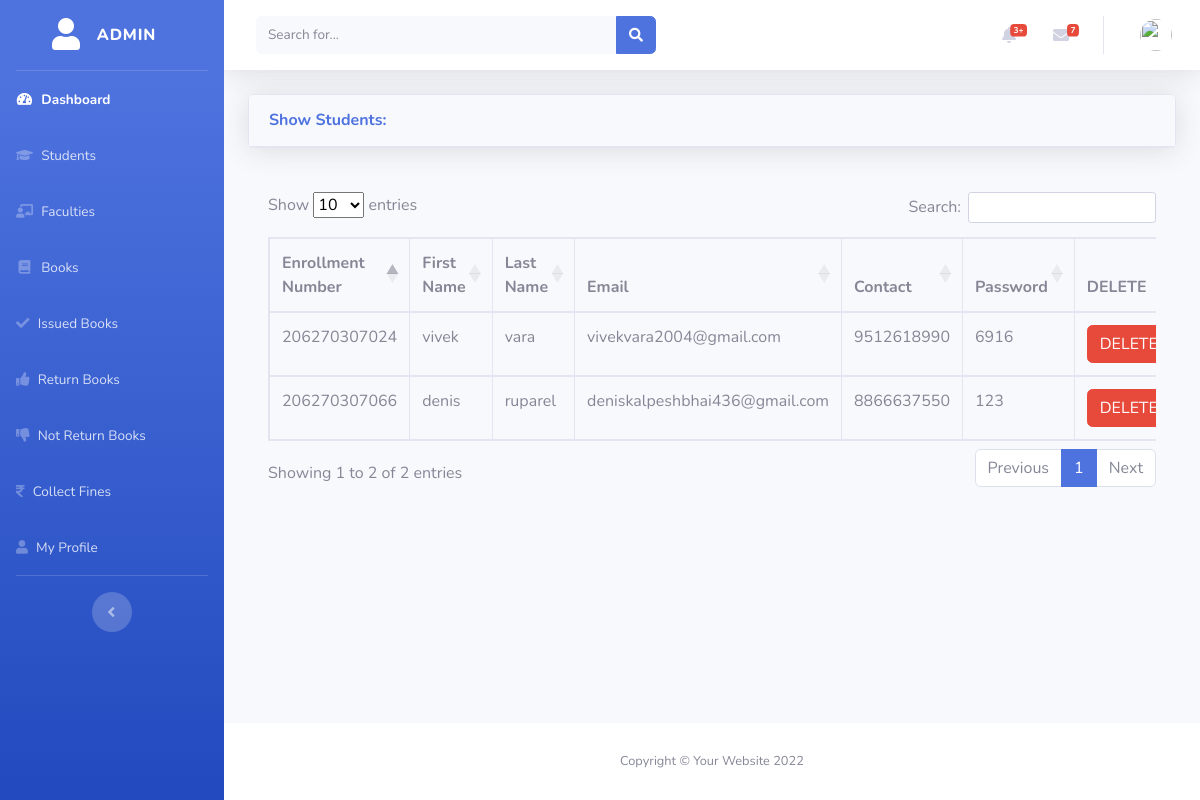
The page /show_students.php on the database its author committed.
### tables this page shows
CREATE TABLE IF NOT EXISTS `register` (
  `enrollment_number` bigint NOT NULL,
  `first_name` varchar(30) NOT NULL,
  `last_name` varchar(30) NOT NULL,
  `email` varchar(30) NOT NULL,
  `contact` bigint NOT NULL,
  `password` varchar(15) NOT NULL,
  `activation` varchar(100) NOT NULL,
  PRIMARY KEY (`enrollment_number`)
);

### show_students.php (the view, shortened to what this page needs)
<?php
include('admin/header.php');
include('admin/navbar.php');
include('security.php');
?>
<div class="container-fluid">
<div class="card shadow mb-4">
  <div class="card-header py-3">
    <h6 class="m-0 font-weight-bold text-primary">Show Students: </h6>
  </div>
</div>
  <div class="card-body">
    <div class="table-responsive">
      <table class="table table-bordered" id="datatableid" width="100%" cellspacing="0">
        <thead>
          <tr>
            <th> Enrollment Number </th>
            <th> First Name </th>
            <th> Last Name </th>
            <th> Email </th>
            <th> Contact </th>
            <th> Password </th>
            <th>DELETE </th>
          </tr>
        </thead>
        <tbody>
        <?php
        $query = "SELECT * FROM register";
        $query_run = mysqli_query($connection, $query);
        if(mysqli_num_rows($query_run) > 0){
          while($row = mysqli_fetch_assoc($query_run)){
          ?>
            <tr>
            <td><?php  echo $row['enrollment_number']; ?></td>
            <td><?php  echo $row['first_name']; ?></td>
            <td><?php  echo $row['last_name']; ?></td>
            <td><?php  echo $row['email']; ?></td>
            <td><?php  echo $row['contact']; ?></td>
            <td><?php  echo $row['password']; ?></td>
              <td>
                  <form action="modify_students.php" method="post">
                    <button type="submit" name="delete_btn" class="btn btn-danger"> DELETE</button>
                  </form>
              </td>
            </tr>
          <?php
          }
        }
        else{
          echo "No Record Found";
        }
          ?>
        </tbody>
      </table>
    </div>
  </div>
</div>
</div>
<?php
include('admin/footer.php');
?>

### rows shown on the page
register: enrollment_number "206270307024", first_name "vivek", last_name "vara", email "vivekvara2004@gmail.com", contact "9512618990", password "6916"
register: enrollment_number "206270307066", first_name "denis", last_name "ruparel", email "deniskalpeshbhai436@gmail.com", contact "8866637550", password "123"
